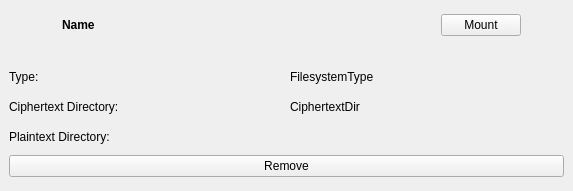
<?xml version="1.0" encoding="UTF-8"?>
<ui version="4.0">
 <class>Form</class>
 <widget class="QWidget" name="Form">
  <property name="enabled">
   <bool>true</bool>
  </property>
  <property name="geometry">
   <rect>
    <x>0</x>
    <y>0</y>
    <width>573</width>
    <height>191</height>
   </rect>
  </property>
  <property name="sizePolicy">
   <sizepolicy hsizetype="Expanding" vsizetype="Fixed">
    <horstretch>0</horstretch>
    <verstretch>0</verstretch>
   </sizepolicy>
  </property>
  <property name="windowTitle">
   <string>Form</string>
  </property>
  <property name="autoFillBackground">
   <bool>true</bool>
  </property>
  <property name="styleSheet">
   <string notr="true"/>
  </property>
  <layout class="QVBoxLayout" name="verticalLayout">
   <property name="leftMargin">
    <number>0</number>
   </property>
   <property name="topMargin">
    <number>0</number>
   </property>
   <property name="rightMargin">
    <number>0</number>
   </property>
   <property name="bottomMargin">
    <number>5</number>
   </property>
   <item>
    <layout class="QHBoxLayout" name="horizontalLayout_2">
     <property name="spacing">
      <number>12</number>
     </property>
     <property name="leftMargin">
      <number>0</number>
     </property>
     <item>
      <widget class="QLabel" name="icon">
       <property name="sizePolicy">
        <sizepolicy hsizetype="Fixed" vsizetype="Fixed">
         <horstretch>0</horstretch>
         <verstretch>0</verstretch>
        </sizepolicy>
       </property>
       <property name="minimumSize">
        <size>
         <width>50</width>
         <height>50</height>
        </size>
       </property>
       <property name="maximumSize">
        <size>
         <width>50</width>
         <height>50</height>
        </size>
       </property>
       <property name="baseSize">
        <size>
         <width>50</width>
         <height>50</height>
        </size>
       </property>
       <property name="text">
        <string/>
       </property>
       <property name="pixmap">
        <pixmap>../icons/drive-harddisk.svg</pixmap>
       </property>
       <property name="scaledContents">
        <bool>true</bool>
       </property>
      </widget>
     </item>
     <item>
      <widget class="QLabel" name="nameLabel">
       <property name="sizePolicy">
        <sizepolicy hsizetype="Expanding" vsizetype="Preferred">
         <horstretch>0</horstretch>
         <verstretch>0</verstretch>
        </sizepolicy>
       </property>
       <property name="font">
        <font>
         <weight>75</weight>
         <bold>true</bold>
        </font>
       </property>
       <property name="text">
        <string>Name</string>
       </property>
      </widget>
     </item>
     <item>
      <widget class="SpinnerButton" name="mountButton">
       <property name="text">
        <string>Mount</string>
       </property>
       <property name="checkable">
        <bool>true</bool>
       </property>
      </widget>
     </item>
     <item>
      <widget class="QPushButton" name="detailsButton">
       <property name="minimumSize">
        <size>
         <width>40</width>
         <height>40</height>
        </size>
       </property>
       <property name="toolTip">
        <string>Details</string>
       </property>
       <property name="styleSheet">
        <string notr="true">QPushButton {
    border-radius: 20px;
    height: 40px;
    width: 40px;
}

QPushButton:checked {
	background-color: qlineargradient(spread:pad, x1:0, y1:0, x2:1, y2:1, stop:0 rgba(240, 240, 240, 255), stop:1 rgba(250, 250, 250, 255));
   border: 1px solid grey;
   border-style: inset;
}

QPushButton:hover {
	background-color: qlineargradient(spread:pad, x1:0, y1:0, x2:1, y2:1, stop:0 rgba(240, 240, 240, 255), stop:1 rgba(255, 255, 255, 255));
}</string>
       </property>
       <property name="text">
        <string/>
       </property>
       <property name="icon">
        <iconset>
         <normaloff>../icons/gear.svg</normaloff>../icons/gear.svg</iconset>
       </property>
       <property name="checkable">
        <bool>true</bool>
       </property>
       <property name="checked">
        <bool>false</bool>
       </property>
       <property name="autoRepeat">
        <bool>false</bool>
       </property>
       <property name="default">
        <bool>false</bool>
       </property>
       <property name="flat">
        <bool>false</bool>
       </property>
      </widget>
     </item>
    </layout>
   </item>
   <item>
    <widget class="QFrame" name="detailsFrame">
     <property name="frameShape">
      <enum>QFrame::NoFrame</enum>
     </property>
     <property name="frameShadow">
      <enum>QFrame::Plain</enum>
     </property>
     <property name="lineWidth">
      <number>0</number>
     </property>
     <layout class="QVBoxLayout" name="verticalLayout_2">
      <item>
       <layout class="QGridLayout" name="gridLayout_2">
        <item row="1" column="0">
         <widget class="QLabel" name="ciphertextDirHeaderLabel">
          <property name="text">
           <string>Ciphertext Directory:</string>
          </property>
         </widget>
        </item>
        <item row="0" column="0">
         <widget class="QLabel" name="fstypeHeaderLabel">
          <property name="text">
           <string>Type:</string>
          </property>
         </widget>
        </item>
        <item row="1" column="1">
         <widget class="QLabel" name="ciphertextDirLabel">
          <property name="minimumSize">
           <size>
            <width>0</width>
            <height>22</height>
           </size>
          </property>
          <property name="text">
           <string>CiphertextDir</string>
          </property>
         </widget>
        </item>
        <item row="0" column="1">
         <widget class="QLabel" name="fstypeLabel">
          <property name="minimumSize">
           <size>
            <width>0</width>
            <height>22</height>
           </size>
          </property>
          <property name="text">
           <string>FilesystemType</string>
          </property>
         </widget>
        </item>
        <item row="2" column="0">
         <widget class="QLabel" name="plaintextDirHeaderLabel">
          <property name="text">
           <string>Plaintext Directory:</string>
          </property>
          <property name="buddy">
           <cstring>plaintextDirSelector</cstring>
          </property>
         </widget>
        </item>
        <item row="2" column="1">
         <widget class="DirSelector" name="plaintextDirSelector" native="true">
          <property name="minimumSize">
           <size>
            <width>0</width>
            <height>22</height>
           </size>
          </property>
         </widget>
        </item>
       </layout>
      </item>
      <item>
       <layout class="QHBoxLayout" name="horizontalLayout">
        <item>
         <widget class="QPushButton" name="removeButton">
          <property name="text">
           <string>Remove</string>
          </property>
         </widget>
        </item>
       </layout>
      </item>
     </layout>
    </widget>
   </item>
  </layout>
 </widget>
 <customwidgets>
  <customwidget>
   <class>DirSelector</class>
   <extends>QWidget</extends>
   <header>kryptal/gui/view/widgets/DirSelector</header>
   <container>1</container>
  </customwidget>
  <customwidget>
   <class>SpinnerButton</class>
   <extends>QPushButton</extends>
   <header>kryptal/gui/view/widgets/SpinnerButton</header>
  </customwidget>
 </customwidgets>
 <resources/>
 <connections/>
</ui>
